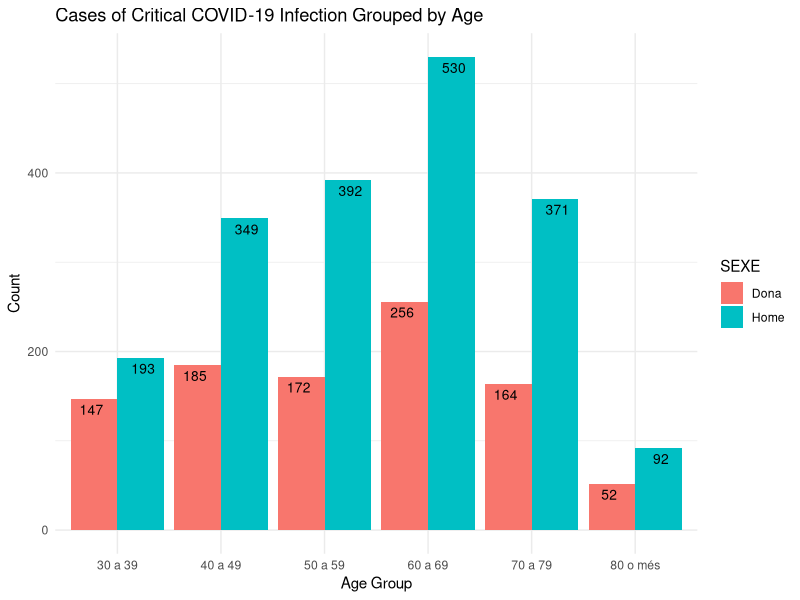
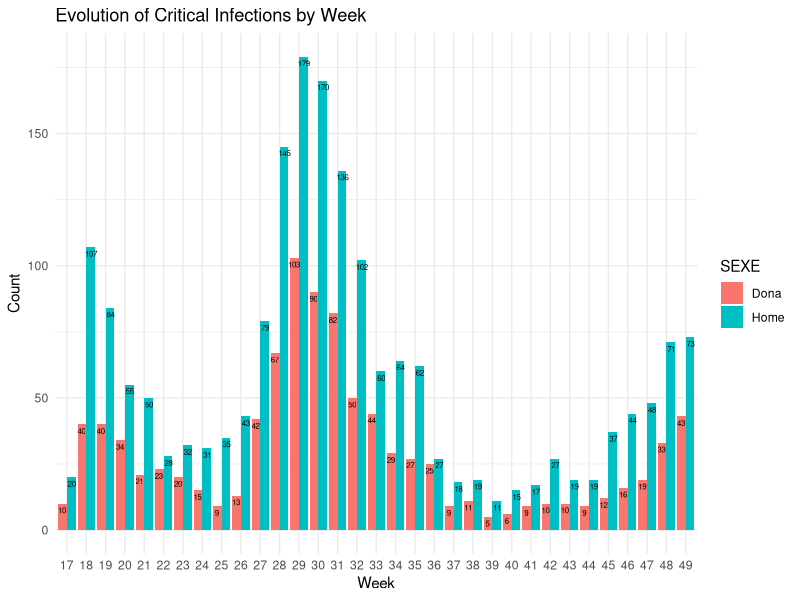
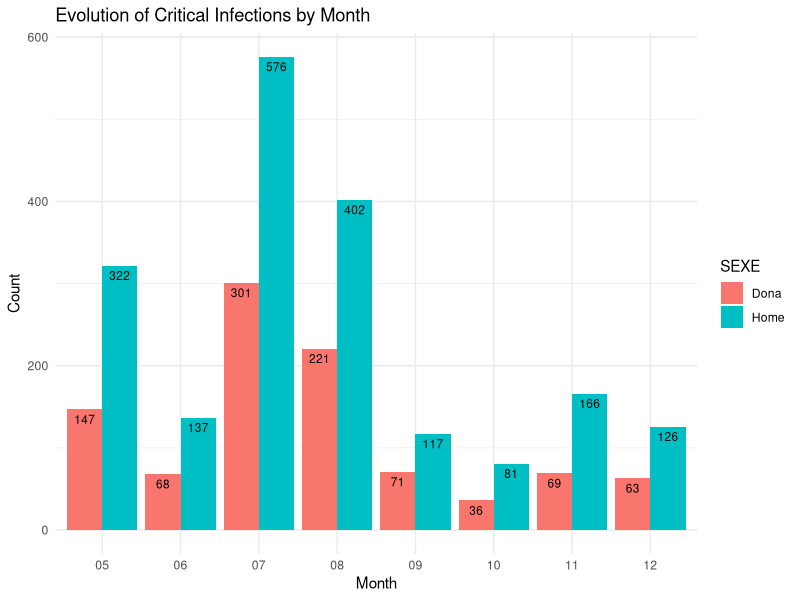
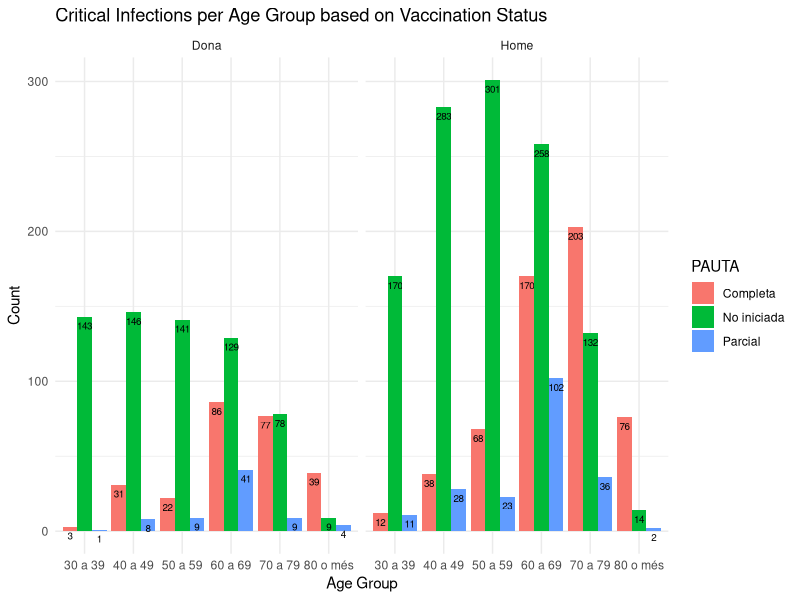
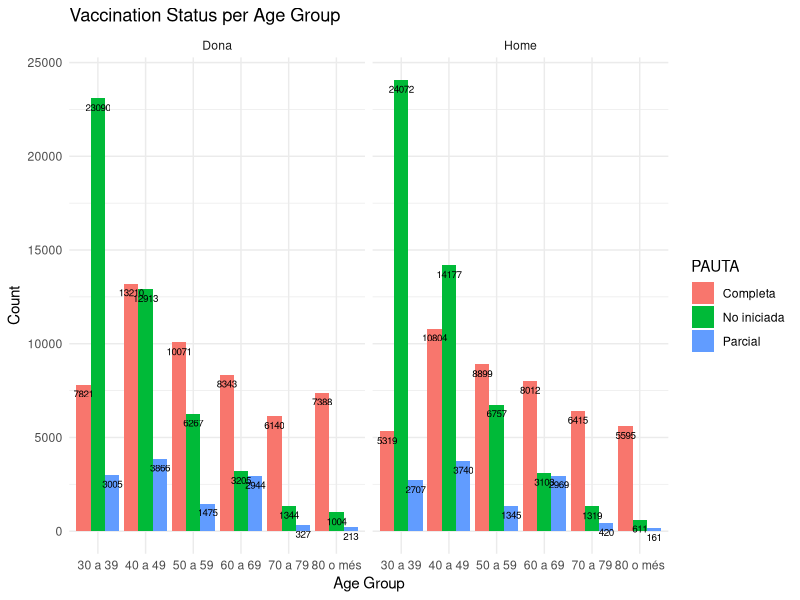
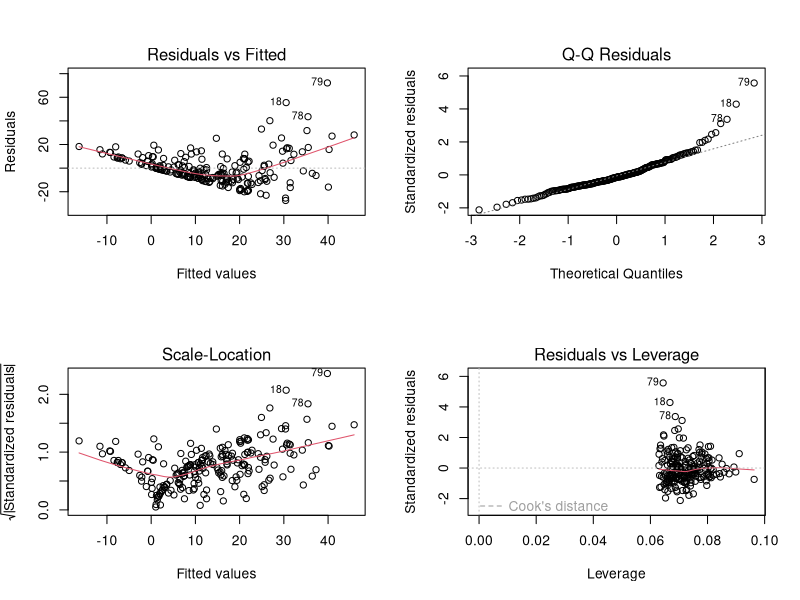
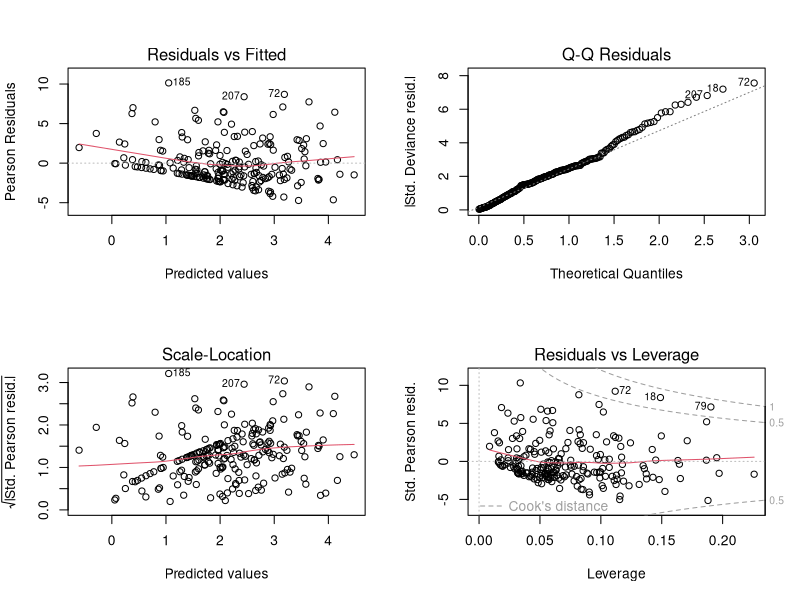
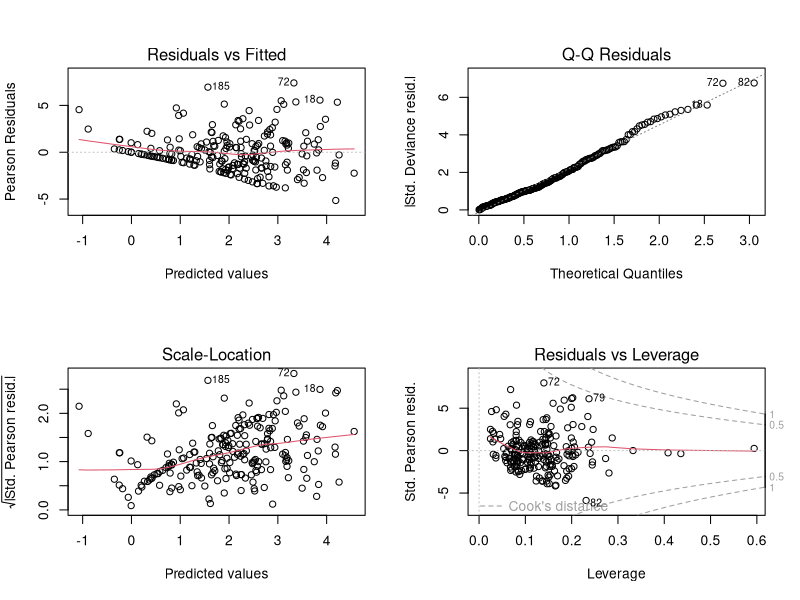

Reproduce these figures in R, in order.
## ---- chunk 1
rm(list = ls())
knitr::opts_chunk$set(echo = TRUE, warning = F, fig.width = 10)
# setwd("/home/ajo/gitRepos/glm/Deliverable")
library(dplyr)
library(lubridate)
library(ggplot2)
## ---- chunk 2
data <- read.csv("Impacte_del_COVID-19.csv") # Data updated 17.12.21.

clean <- function(data){
  data$DATA <- as.Date(data$DATA, format = "%d/%m/%Y")
  #data$DATA <- parse_date_time(data$DATA, orders = "%d/%m/%Y")
  data$EDAT <- as.factor(data$EDAT)
  covid.data <- data %>% filter(DATA >= "2021-05-01" & DATA < "2021-12-13") %>% 
        filter(EDAT %in% c("30 a 39", "40 a 49", "50 a 59", "60 a 69", "70 a 79", "80 o més"))
        # People with EDAT "No classificat" are not added (these are the same people as "No classificat" in SEXE).
  
  covid.data$PAUTA <- factor(covid.data$PAUTA)
  covid.data$SEXE <- factor(covid.data$SEXE)
  
  # Create week and month variables.
  covid.data$Week <- as.factor(strftime(covid.data$DATA, format = "%W"))
  covid.data$Month <- as.factor(strftime(covid.data$DATA, format = "%m"))
  
  return(covid.data)
}
covid.data <- clean(data) %>% filter(ESDEVENIMENT == "Crítics")
## ---- chunk 3
covid.data.women <- covid.data %>% filter(SEXE == "Dona")
covid.data.men <- covid.data %>% filter(SEXE == "Home")
## ---- chunk 4
count.in.age.group <- function(data){
  data %>% group_by(SEXE, EDAT) %>% summarise(Count = sum(RECOMPTE), .groups = "keep")
}

all <- count.in.age.group(covid.data)
ggplot(all, aes(x = EDAT, y = Count)) + 
  labs(x = "Age Group", y = "Count") +
  geom_col(aes(fill = SEXE), position = "dodge") +
  geom_text(aes(label=Count, group= SEXE), vjust = 1.6, color="black", 
            size=3.5, position = position_dodge(width = 1)) +
  ggtitle("Cases of Critical COVID-19 Infection Grouped by Age") +
  theme_minimal()
## ---- chunk 5
count.each.week <- function(data){
  data %>% group_by(SEXE, Week) %>% summarise(Count = sum(RECOMPTE), .groups = "keep")
}

week.data <- count.each.week(covid.data)
ggplot(data = week.data, aes(x = as.factor(Week), y = Count)) +
  labs(x = "Week", y = "Count") +
  geom_col(aes(fill = SEXE), position = "dodge") +
  geom_text(aes(label=Count, group= SEXE), vjust = 1.6, color="black", 
            size=2, position = position_dodge(width = 1)) +
  ggtitle("Evolution of Critical Infections by Week") +
  theme_minimal()

count.each.month <- function(data){
  data %>% group_by(SEXE, Month) %>% summarise(Count = sum(RECOMPTE), .groups = "keep")
}

month.data <- count.each.month(covid.data)
ggplot(data = month.data, aes(x = as.factor(Month), y = Count)) +
  labs(x = "Month", y = "Count") +
  geom_col(aes(fill = SEXE), position = "dodge") +
  geom_text(aes(label=Count, group= SEXE), vjust = 1.6, color="black", 
            size=3, position = position_dodge(width = 0.9)) +
  ggtitle("Evolution of Critical Infections by Month") +
  theme_minimal()
## ---- chunk 6
group.by.vacc.age.gender <- function(data){
  data %>% group_by(SEXE, EDAT, PAUTA) %>% summarise(Count = sum(RECOMPTE), .groups = "keep")
}
d5 <- group.by.vacc.age.gender(covid.data)

ggplot(d5, aes(x = EDAT, y = Count)) + 
  labs(x = "Age Group", y = "Count") +
  geom_col(aes(fill = PAUTA), position = "dodge") +
  geom_text(aes(label=Count, group= PAUTA), vjust = 1.6, color="black", 
            size=2.5, position = position_dodge(width = 0.9)) +
  ggtitle("Critical Infections per Age Group based on Vaccination Status") +
  facet_wrap(~ SEXE) + 
  theme_minimal()

group.by.vacc.age <- function(data){
  data %>% group_by(EDAT, PAUTA) %>% summarise(Count = sum(RECOMPTE), .groups = "keep") 
}
d4 <- group.by.vacc.age(covid.data.women)
knitr::kable(d4, caption = "Women with Critical Infection as Function of Vaccination Status and Age")
d3 <- group.by.vacc.age(covid.data.men)
knitr::kable(d3, caption = "Men with Critical Infection as Function of Vaccination Status and Age")
## ---- chunk 7
count.vacc.status.in.age.group <- function(data){
  data %>% group_by(SEXE, EDAT, PAUTA) %>% summarise(Count = sum(RECOMPTE), .groups = "keep")
}

vacc.status.per.age <- count.vacc.status.in.age.group(clean(data))
ggplot(vacc.status.per.age, aes(x = EDAT, y = Count)) + 
  labs(x = "Age Group", y = "Count") +
  geom_col(aes(fill = PAUTA), position = "dodge") +
  geom_text(aes(label=Count, group= PAUTA), vjust = 1.6, color="black", 
            size=2.5, position = position_dodge(width = 0.9)) +
  ggtitle("Vaccination Status per Age Group") +
  facet_wrap(~ SEXE) + 
  theme_minimal()
## ---- chunk 8
covid.data.aggr <- aggregate(RECOMPTE ~ EDAT + SEXE + PAUTA + Month,
                             covid.data, FUN = sum)
covid.data.aggr$Month <- as.factor(covid.data.aggr$Month)
head(covid.data.aggr)
dim(covid.data.aggr)
## ---- chunk 9
model3 <- lm(RECOMPTE ~ EDAT + SEXE + PAUTA + Month, data = covid.data.aggr)
summary(model3)
par(mfrow = c(2,2))
plot(model3, ask = F)
## ---- chunk 10
model5 <- glm(RECOMPTE ~ EDAT + SEXE + PAUTA + Month, data = covid.data.aggr, 
              family = poisson(link = "log"))
summary(model5)
par(mfrow = c(2,2))
plot(model5, ask = F)
# Checking for overdispersion
PS <- sum(residuals(model5, type="pearson")^2)
phi <- PS / model5$df.res
phi
## ---- chunk 11
model6 <- glm(RECOMPTE ~ EDAT + SEXE + PAUTA + Month + PAUTA:Month, data = covid.data.aggr, 
              family = poisson(link = "log"))
summary(model6)
par(mfrow = c(2,2))
plot(model6, ask = F)
# Checking for overdispersion
PS <- sum(residuals(model6, type="pearson")^2)
phi <- PS / model6$df.res
phi
## ---- chunk 12
model7 <- glm(RECOMPTE ~ EDAT + SEXE + PAUTA + Month + PAUTA:Month + EDAT:PAUTA, data = covid.data.aggr, 
              family = poisson(link = "log"))
summary(model7)
par(mfrow = c(2,2))
plot(model7, ask = F)
# Checking for overdispersion
PS <- sum(residuals(model7, type="pearson")^2)
PS
phi <- PS / model7$df.res
phi
anova(model7)
## ---- chunk 13
model8 <- glm(RECOMPTE ~ SEXE + EDAT*PAUTA*Month,
              data = covid.data.aggr, 
              family = poisson(link = "log"))
summary(model8)
par(mfrow = c(2,2))
plot(model8, ask = F)
# Checking for overdispersion
PS <- sum(residuals(model8, type="pearson")^2)
PS
phi <- PS / model8$df.res
phi
anova(model8)
qchisq(0.99, model8$df.res, lower.tail=TRUE)
